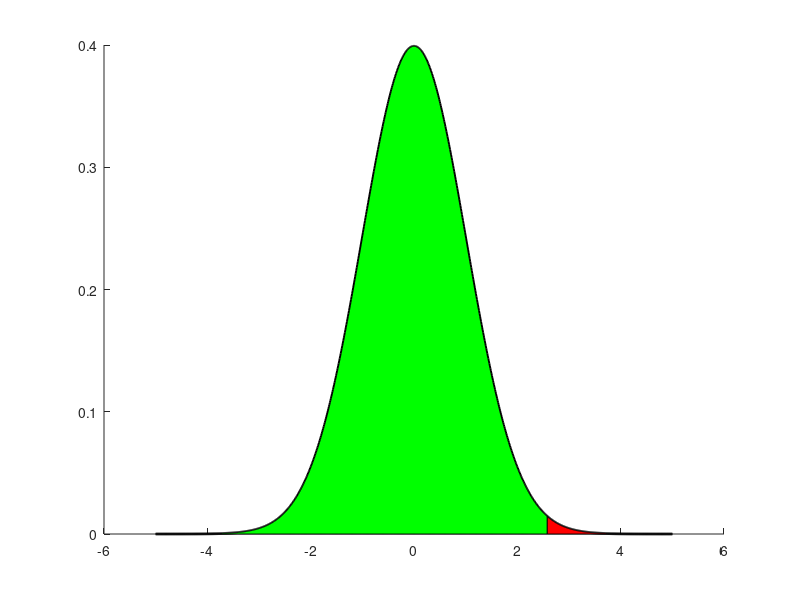

The MATLAB source for this figure: (Note: this script raises an error after producing the figure.)
% plotfigs.m
x = -5:0.01:5;
y = normpdf(x);
x1 = 2.58:0.01:5;
y1 = normpdf(x1);
x2 = -5:0.01:2.58;
y2 = normpdf(x2);
figure
ax = subplot(1,1,1);
hold on
plot(ax,x,y,'k-', 'linewidth', 2)
patch([x2 fliplr(x2)], [zeros(size(x2)) fliplr(y2)], 'g')
patch([x1 fliplr(x1)], [zeros(size(x1)) fliplr(y1)], 'r')
xline(2.58)
xlabel('$\mu-\mu^*$','interpreter','latex')
ylabel('$\mathcal{N}\left(\mu; \mu^*, {\sigma}^2\right)$','interpreter','latex')
grid on